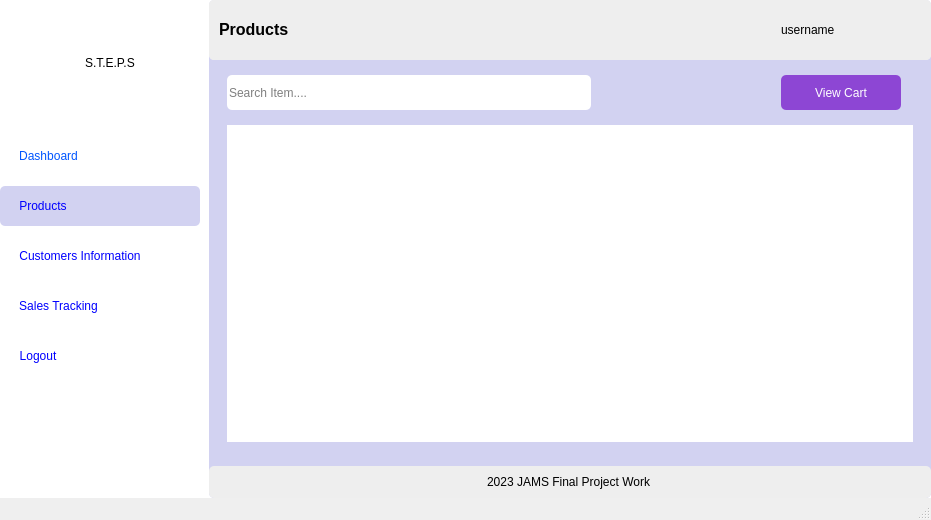
<?xml version="1.0" encoding="UTF-8"?>
<ui version="4.0">
 <class>MainWindow</class>
 <widget class="QMainWindow" name="MainWindow">
  <property name="geometry">
   <rect>
    <x>0</x>
    <y>0</y>
    <width>931</width>
    <height>520</height>
   </rect>
  </property>
  <property name="windowTitle">
   <string>Products</string>
  </property>
  <property name="styleSheet">
   <string notr="true">MainWindow{
	background-color: #ffe135
}</string>
  </property>
  <widget class="QWidget" name="centralwidget">
   <property name="styleSheet">
    <string notr="true">background-color: rgb(255, 255, 255);</string>
   </property>
   <layout class="QHBoxLayout" name="horizontalLayout">
    <property name="spacing">
     <number>9</number>
    </property>
    <property name="leftMargin">
     <number>0</number>
    </property>
    <property name="topMargin">
     <number>0</number>
    </property>
    <property name="rightMargin">
     <number>0</number>
    </property>
    <property name="bottomMargin">
     <number>0</number>
    </property>
    <item>
     <widget class="QWidget" name="widget_2" native="true">
      <property name="minimumSize">
       <size>
        <width>200</width>
        <height>0</height>
       </size>
      </property>
      <property name="maximumSize">
       <size>
        <width>200</width>
        <height>16777215</height>
       </size>
      </property>
      <property name="styleSheet">
       <string notr="true">border-radius: 5px;</string>
      </property>
      <layout class="QVBoxLayout" name="verticalLayout_8">
       <property name="leftMargin">
        <number>0</number>
       </property>
       <property name="topMargin">
        <number>0</number>
       </property>
       <property name="rightMargin">
        <number>0</number>
       </property>
       <property name="bottomMargin">
        <number>0</number>
       </property>
       <item alignment="Qt::AlignTop">
        <widget class="QWidget" name="widget_3" native="true">
         <property name="sizePolicy">
          <sizepolicy hsizetype="Preferred" vsizetype="Maximum">
           <horstretch>0</horstretch>
           <verstretch>0</verstretch>
          </sizepolicy>
         </property>
         <property name="minimumSize">
          <size>
           <width>200</width>
           <height>400</height>
          </size>
         </property>
         <property name="maximumSize">
          <size>
           <width>200</width>
           <height>800</height>
          </size>
         </property>
         <property name="styleSheet">
          <string notr="true">border-radius: 5px;</string>
         </property>
         <layout class="QVBoxLayout" name="verticalLayout">
          <property name="leftMargin">
           <number>0</number>
          </property>
          <property name="topMargin">
           <number>0</number>
          </property>
          <property name="rightMargin">
           <number>0</number>
          </property>
          <property name="bottomMargin">
           <number>0</number>
          </property>
          <item>
           <widget class="QWidget" name="widget" native="true">
            <property name="sizePolicy">
             <sizepolicy hsizetype="Expanding" vsizetype="Expanding">
              <horstretch>0</horstretch>
              <verstretch>0</verstretch>
             </sizepolicy>
            </property>
            <property name="maximumSize">
             <size>
              <width>16777215</width>
              <height>90</height>
             </size>
            </property>
            <property name="styleSheet">
             <string notr="true"/>
            </property>
            <layout class="QHBoxLayout" name="horizontalLayout_4">
             <item>
              <widget class="QLabel" name="label_2">
               <property name="sizePolicy">
                <sizepolicy hsizetype="Maximum" vsizetype="Maximum">
                 <horstretch>0</horstretch>
                 <verstretch>0</verstretch>
                </sizepolicy>
               </property>
               <property name="maximumSize">
                <size>
                 <width>70</width>
                 <height>70</height>
                </size>
               </property>
               <property name="text">
                <string/>
               </property>
               <property name="pixmap">
                <pixmap>../icons/point-of-sale.png</pixmap>
               </property>
               <property name="scaledContents">
                <bool>true</bool>
               </property>
              </widget>
             </item>
             <item>
              <widget class="QLabel" name="label">
               <property name="styleSheet">
                <string notr="true">font: 81 16pt &quot;Open Sans ExtraBold&quot;;</string>
               </property>
               <property name="text">
                <string>S.T.E.P.S</string>
               </property>
              </widget>
             </item>
            </layout>
           </widget>
          </item>
          <item>
           <widget class="QWidget" name="widget_6" native="true">
            <property name="maximumSize">
             <size>
              <width>16777215</width>
              <height>250</height>
             </size>
            </property>
            <layout class="QVBoxLayout" name="verticalLayout_12">
             <property name="leftMargin">
              <number>0</number>
             </property>
             <property name="topMargin">
              <number>0</number>
             </property>
             <property name="rightMargin">
              <number>0</number>
             </property>
             <property name="bottomMargin">
              <number>0</number>
             </property>
             <item>
              <widget class="QWidget" name="widget_12" native="true">
               <property name="maximumSize">
                <size>
                 <width>16777215</width>
                 <height>40</height>
                </size>
               </property>
               <property name="styleSheet">
                <string notr="true"/>
               </property>
               <layout class="QVBoxLayout" name="verticalLayout_21">
                <property name="leftMargin">
                 <number>19</number>
                </property>
                <property name="topMargin">
                 <number>0</number>
                </property>
                <property name="rightMargin">
                 <number>0</number>
                </property>
                <property name="bottomMargin">
                 <number>0</number>
                </property>
                <item alignment="Qt::AlignLeft">
                 <widget class="QPushButton" name="dashboard">
                  <property name="sizePolicy">
                   <sizepolicy hsizetype="Minimum" vsizetype="Expanding">
                    <horstretch>0</horstretch>
                    <verstretch>0</verstretch>
                   </sizepolicy>
                  </property>
                  <property name="styleSheet">
                   <string notr="true">font: 75 10pt &quot;MS Shell Dlg 2&quot;;
color: rgb(0, 85, 255);</string>
                  </property>
                  <property name="text">
                   <string>Dashboard</string>
                  </property>
                  <property name="icon">
                   <iconset>
                    <normaloff>../icons/dashboard-report-icon.png</normaloff>../icons/dashboard-report-icon.png</iconset>
                  </property>
                 </widget>
                </item>
               </layout>
              </widget>
             </item>
             <item>
              <widget class="QWidget" name="widget_20" native="true">
               <property name="maximumSize">
                <size>
                 <width>16777215</width>
                 <height>40</height>
                </size>
               </property>
               <property name="styleSheet">
                <string notr="true">background-color: rgb(210, 210, 241);</string>
               </property>
               <layout class="QVBoxLayout" name="verticalLayout_22">
                <property name="leftMargin">
                 <number>19</number>
                </property>
                <property name="topMargin">
                 <number>0</number>
                </property>
                <property name="rightMargin">
                 <number>0</number>
                </property>
                <property name="bottomMargin">
                 <number>0</number>
                </property>
                <item alignment="Qt::AlignLeft">
                 <widget class="QPushButton" name="products">
                  <property name="sizePolicy">
                   <sizepolicy hsizetype="Expanding" vsizetype="Expanding">
                    <horstretch>0</horstretch>
                    <verstretch>0</verstretch>
                   </sizepolicy>
                  </property>
                  <property name="minimumSize">
                   <size>
                    <width>0</width>
                    <height>0</height>
                   </size>
                  </property>
                  <property name="styleSheet">
                   <string notr="true">font: 75 10pt &quot;MS Shell Dlg 2&quot;;
color: rgb(0, 0, 255);</string>
                  </property>
                  <property name="text">
                   <string>Products</string>
                  </property>
                  <property name="icon">
                   <iconset>
                    <normaloff>../icons/groceries-icon.png</normaloff>../icons/groceries-icon.png</iconset>
                  </property>
                 </widget>
                </item>
               </layout>
              </widget>
             </item>
             <item>
              <widget class="QWidget" name="widget_22" native="true">
               <property name="maximumSize">
                <size>
                 <width>16777215</width>
                 <height>40</height>
                </size>
               </property>
               <layout class="QVBoxLayout" name="verticalLayout_23">
                <property name="leftMargin">
                 <number>19</number>
                </property>
                <property name="topMargin">
                 <number>0</number>
                </property>
                <property name="rightMargin">
                 <number>0</number>
                </property>
                <property name="bottomMargin">
                 <number>0</number>
                </property>
                <item alignment="Qt::AlignLeft">
                 <widget class="QPushButton" name="customers">
                  <property name="sizePolicy">
                   <sizepolicy hsizetype="Minimum" vsizetype="Expanding">
                    <horstretch>0</horstretch>
                    <verstretch>0</verstretch>
                   </sizepolicy>
                  </property>
                  <property name="styleSheet">
                   <string notr="true">font: 75 10pt &quot;MS Shell Dlg 2&quot;;
color: rgb(0, 0, 255);</string>
                  </property>
                  <property name="text">
                   <string>Customers Information</string>
                  </property>
                  <property name="icon">
                   <iconset>
                    <normaloff>../icons/followers-friends-icon.png</normaloff>../icons/followers-friends-icon.png</iconset>
                  </property>
                 </widget>
                </item>
               </layout>
              </widget>
             </item>
             <item>
              <widget class="QWidget" name="widget_21" native="true">
               <property name="maximumSize">
                <size>
                 <width>16777215</width>
                 <height>40</height>
                </size>
               </property>
               <layout class="QVBoxLayout" name="verticalLayout_24">
                <property name="leftMargin">
                 <number>19</number>
                </property>
                <property name="topMargin">
                 <number>0</number>
                </property>
                <property name="rightMargin">
                 <number>0</number>
                </property>
                <property name="bottomMargin">
                 <number>0</number>
                </property>
                <item alignment="Qt::AlignLeft">
                 <widget class="QPushButton" name="cart">
                  <property name="sizePolicy">
                   <sizepolicy hsizetype="Minimum" vsizetype="Expanding">
                    <horstretch>0</horstretch>
                    <verstretch>0</verstretch>
                   </sizepolicy>
                  </property>
                  <property name="styleSheet">
                   <string notr="true">font: 75 10pt &quot;MS Shell Dlg 2&quot;;
color: rgb(0, 0, 255);</string>
                  </property>
                  <property name="text">
                   <string>Sales Tracking</string>
                  </property>
                  <property name="icon">
                   <iconset>
                    <normaloff>../icons/order-placed-purchased-icon.png</normaloff>../icons/order-placed-purchased-icon.png</iconset>
                  </property>
                 </widget>
                </item>
               </layout>
              </widget>
             </item>
             <item>
              <widget class="QWidget" name="widget_23" native="true">
               <property name="maximumSize">
                <size>
                 <width>16777215</width>
                 <height>40</height>
                </size>
               </property>
               <layout class="QVBoxLayout" name="verticalLayout_25">
                <property name="leftMargin">
                 <number>19</number>
                </property>
                <property name="topMargin">
                 <number>0</number>
                </property>
                <property name="rightMargin">
                 <number>0</number>
                </property>
                <property name="bottomMargin">
                 <number>0</number>
                </property>
                <item alignment="Qt::AlignLeft">
                 <widget class="QPushButton" name="logout">
                  <property name="sizePolicy">
                   <sizepolicy hsizetype="Minimum" vsizetype="Expanding">
                    <horstretch>0</horstretch>
                    <verstretch>0</verstretch>
                   </sizepolicy>
                  </property>
                  <property name="styleSheet">
                   <string notr="true">font: 75 10pt &quot;MS Shell Dlg 2&quot;;
color: rgb(0, 0, 255);</string>
                  </property>
                  <property name="text">
                   <string>Logout</string>
                  </property>
                  <property name="icon">
                   <iconset>
                    <normaloff>../icons/sign-out-icon.png</normaloff>../icons/sign-out-icon.png</iconset>
                  </property>
                 </widget>
                </item>
               </layout>
              </widget>
             </item>
            </layout>
           </widget>
          </item>
         </layout>
        </widget>
       </item>
      </layout>
     </widget>
    </item>
    <item>
     <widget class="QWidget" name="widget_9" native="true">
      <property name="styleSheet">
       <string notr="true">background-color: rgb(210, 210, 241);
border-radius: 5px;</string>
      </property>
      <layout class="QVBoxLayout" name="verticalLayout_9">
       <property name="leftMargin">
        <number>0</number>
       </property>
       <property name="topMargin">
        <number>0</number>
       </property>
       <property name="rightMargin">
        <number>0</number>
       </property>
       <property name="bottomMargin">
        <number>0</number>
       </property>
       <item>
        <widget class="QWidget" name="widget_5" native="true">
         <property name="minimumSize">
          <size>
           <width>0</width>
           <height>60</height>
          </size>
         </property>
         <property name="styleSheet">
          <string notr="true">background-color: rgb(238, 238, 238);
border-radius:5px</string>
         </property>
         <layout class="QHBoxLayout" name="horizontalLayout_3">
          <property name="leftMargin">
           <number>0</number>
          </property>
          <property name="topMargin">
           <number>0</number>
          </property>
          <property name="rightMargin">
           <number>0</number>
          </property>
          <property name="bottomMargin">
           <number>0</number>
          </property>
          <item>
           <widget class="QLabel" name="label_3">
            <property name="styleSheet">
             <string notr="true">font: 81 8pt &quot;Open Sans ExtraBold&quot;;</string>
            </property>
            <property name="text">
             <string>&lt;html&gt;&lt;head/&gt;&lt;body&gt;&lt;p&gt;&lt;span style=&quot; font-size:12pt; font-weight:600;&quot;&gt;Products&lt;/span&gt;&lt;/p&gt;&lt;/body&gt;&lt;/html&gt;</string>
            </property>
            <property name="margin">
             <number>3</number>
            </property>
            <property name="indent">
             <number>10</number>
            </property>
           </widget>
          </item>
          <item>
           <widget class="QLabel" name="image">
            <property name="minimumSize">
             <size>
              <width>45</width>
              <height>45</height>
             </size>
            </property>
            <property name="maximumSize">
             <size>
              <width>50</width>
              <height>50</height>
             </size>
            </property>
            <property name="sizeIncrement">
             <size>
              <width>0</width>
              <height>0</height>
             </size>
            </property>
            <property name="styleSheet">
             <string notr="true">radius: 40px;</string>
            </property>
            <property name="frameShape">
             <enum>QFrame::StyledPanel</enum>
            </property>
            <property name="frameShadow">
             <enum>QFrame::Raised</enum>
            </property>
            <property name="text">
             <string/>
            </property>
            <property name="pixmap">
             <pixmap>../../../../../Pictures/dall-e-2.jpg</pixmap>
            </property>
            <property name="scaledContents">
             <bool>true</bool>
            </property>
            <property name="margin">
             <number>0</number>
            </property>
            <property name="openExternalLinks">
             <bool>false</bool>
            </property>
           </widget>
          </item>
          <item>
           <widget class="QLabel" name="username">
            <property name="minimumSize">
             <size>
              <width>0</width>
              <height>0</height>
             </size>
            </property>
            <property name="maximumSize">
             <size>
              <width>150</width>
              <height>16777215</height>
             </size>
            </property>
            <property name="styleSheet">
             <string notr="true">font: 12pt &quot;Lucida Sans Unicode&quot;;</string>
            </property>
            <property name="text">
             <string>username</string>
            </property>
           </widget>
          </item>
         </layout>
        </widget>
       </item>
       <item>
        <widget class="QWidget" name="widget_10" native="true">
         <property name="sizePolicy">
          <sizepolicy hsizetype="Expanding" vsizetype="Expanding">
           <horstretch>0</horstretch>
           <verstretch>0</verstretch>
          </sizepolicy>
         </property>
         <property name="minimumSize">
          <size>
           <width>475</width>
           <height>198</height>
          </size>
         </property>
         <layout class="QVBoxLayout" name="verticalLayout_6">
          <item>
           <widget class="QWidget" name="widget_25" native="true">
            <property name="sizePolicy">
             <sizepolicy hsizetype="Preferred" vsizetype="Expanding">
              <horstretch>0</horstretch>
              <verstretch>0</verstretch>
             </sizepolicy>
            </property>
            <property name="maximumSize">
             <size>
              <width>16777215</width>
              <height>35</height>
             </size>
            </property>
            <layout class="QHBoxLayout" name="horizontalLayout_2">
             <property name="leftMargin">
              <number>9</number>
             </property>
             <property name="topMargin">
              <number>0</number>
             </property>
             <property name="rightMargin">
              <number>9</number>
             </property>
             <property name="bottomMargin">
              <number>0</number>
             </property>
             <item>
              <widget class="QWidget" name="widget_4" native="true">
               <layout class="QVBoxLayout" name="verticalLayout_5">
                <property name="leftMargin">
                 <number>0</number>
                </property>
                <property name="topMargin">
                 <number>0</number>
                </property>
                <property name="rightMargin">
                 <number>0</number>
                </property>
                <property name="bottomMargin">
                 <number>0</number>
                </property>
                <item>
                 <widget class="QLineEdit" name="search">
                  <property name="sizePolicy">
                   <sizepolicy hsizetype="Expanding" vsizetype="Expanding">
                    <horstretch>0</horstretch>
                    <verstretch>0</verstretch>
                   </sizepolicy>
                  </property>
                  <property name="maximumSize">
                   <size>
                    <width>364</width>
                    <height>35</height>
                   </size>
                  </property>
                  <property name="styleSheet">
                   <string notr="true">background-color: rgb(255, 255, 255);
font: 10pt &quot;Open Sans&quot;;</string>
                  </property>
                  <property name="placeholderText">
                   <string>Search Item....</string>
                  </property>
                 </widget>
                </item>
               </layout>
              </widget>
             </item>
             <item>
              <widget class="QWidget" name="widget_11" native="true">
               <property name="sizePolicy">
                <sizepolicy hsizetype="Expanding" vsizetype="Preferred">
                 <horstretch>0</horstretch>
                 <verstretch>0</verstretch>
                </sizepolicy>
               </property>
               <property name="maximumSize">
                <size>
                 <width>120</width>
                 <height>16777215</height>
                </size>
               </property>
               <layout class="QVBoxLayout" name="verticalLayout_7">
                <property name="leftMargin">
                 <number>0</number>
                </property>
                <property name="topMargin">
                 <number>0</number>
                </property>
                <property name="rightMargin">
                 <number>0</number>
                </property>
                <property name="bottomMargin">
                 <number>0</number>
                </property>
                <item>
                 <widget class="QPushButton" name="viewCart">
                  <property name="sizePolicy">
                   <sizepolicy hsizetype="Expanding" vsizetype="Expanding">
                    <horstretch>0</horstretch>
                    <verstretch>0</verstretch>
                   </sizepolicy>
                  </property>
                  <property name="maximumSize">
                   <size>
                    <width>120</width>
                    <height>16777215</height>
                   </size>
                  </property>
                  <property name="styleSheet">
                   <string notr="true">background-color: rgb(141, 70, 212);
color: rgb(255, 255, 255);
font: 75 11pt &quot;Open Sans Extrabold&quot;;</string>
                  </property>
                  <property name="text">
                   <string>View Cart</string>
                  </property>
                  <property name="icon">
                   <iconset>
                    <normaloff>../icons/grocery-cart.png</normaloff>../icons/grocery-cart.png</iconset>
                  </property>
                  <property name="iconSize">
                   <size>
                    <width>32</width>
                    <height>21</height>
                   </size>
                  </property>
                 </widget>
                </item>
               </layout>
              </widget>
             </item>
             <item>
              <widget class="QWidget" name="widget_8" native="true">
               <property name="maximumSize">
                <size>
                 <width>150</width>
                 <height>16777215</height>
                </size>
               </property>
               <layout class="QVBoxLayout" name="verticalLayout_4">
                <property name="spacing">
                 <number>6</number>
                </property>
                <property name="leftMargin">
                 <number>0</number>
                </property>
                <property name="topMargin">
                 <number>0</number>
                </property>
                <property name="rightMargin">
                 <number>0</number>
                </property>
                <property name="bottomMargin">
                 <number>0</number>
                </property>
               </layout>
              </widget>
             </item>
             <item>
              <widget class="QWidget" name="widget_7" native="true">
               <property name="maximumSize">
                <size>
                 <width>150</width>
                 <height>16777215</height>
                </size>
               </property>
               <layout class="QVBoxLayout" name="verticalLayout_3">
                <property name="leftMargin">
                 <number>0</number>
                </property>
                <property name="topMargin">
                 <number>0</number>
                </property>
                <property name="rightMargin">
                 <number>0</number>
                </property>
                <property name="bottomMargin">
                 <number>0</number>
                </property>
               </layout>
              </widget>
             </item>
            </layout>
           </widget>
          </item>
          <item>
           <widget class="QFrame" name="frame_7">
            <property name="sizePolicy">
             <sizepolicy hsizetype="Preferred" vsizetype="Expanding">
              <horstretch>0</horstretch>
              <verstretch>0</verstretch>
             </sizepolicy>
            </property>
            <layout class="QVBoxLayout" name="verticalLayout_10">
             <item>
              <widget class="QTableWidget" name="table">
               <property name="font">
                <font>
                 <family>Open Sans ExtraBold</family>
                 <pointsize>10</pointsize>
                 <weight>50</weight>
                 <bold>false</bold>
                </font>
               </property>
               <property name="cursor" stdset="0">
                <cursorShape>PointingHandCursor</cursorShape>
               </property>
               <property name="autoFillBackground">
                <bool>true</bool>
               </property>
               <property name="styleSheet">
                <string notr="true">background-color: rgb(255, 255, 255);</string>
               </property>
              </widget>
             </item>
            </layout>
           </widget>
          </item>
         </layout>
        </widget>
       </item>
       <item>
        <widget class="QWidget" name="widget_13" native="true">
         <property name="styleSheet">
          <string notr="true">background-color: rgb(238, 238, 238);</string>
         </property>
         <layout class="QVBoxLayout" name="verticalLayout_2">
          <item alignment="Qt::AlignHCenter">
           <widget class="QLabel" name="label_8">
            <property name="text">
             <string>2023 JAMS Final Project Work</string>
            </property>
           </widget>
          </item>
         </layout>
        </widget>
       </item>
      </layout>
     </widget>
    </item>
   </layout>
  </widget>
  <widget class="QStatusBar" name="statusbar"/>
  <widget class="QMenuBar" name="menubar">
   <property name="geometry">
    <rect>
     <x>0</x>
     <y>0</y>
     <width>931</width>
     <height>21</height>
    </rect>
   </property>
  </widget>
 </widget>
 <resources>
  <include location="../resources.qrc"/>
 </resources>
 <connections/>
</ui>
